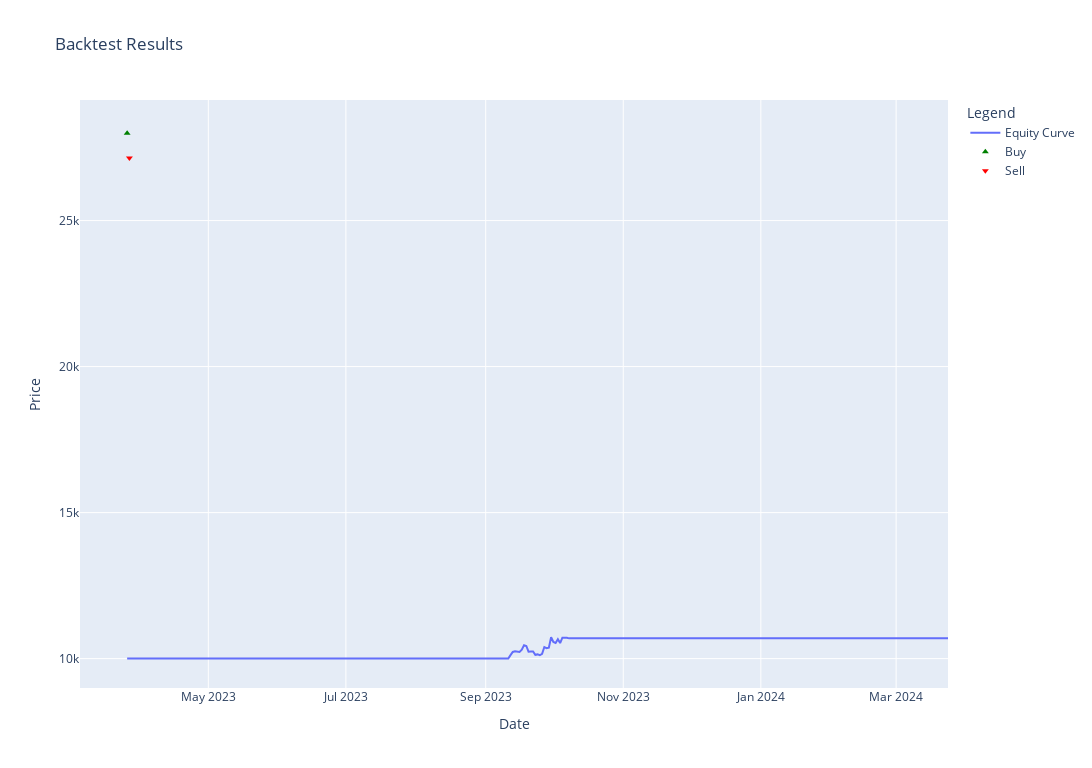

Notebook code cell kept with this figure:
### Code cell
bt = Backtest(data)
bt.run()
print(bt.results())
bt.plot_results()

### Figure 1 — Plotly figure (JSON) as saved in the notebook; plotly's stock layout.template omitted (floating-point values rounded to 4 significant figures; data arrays with more than 128 entries replaced by an {"elided": "..."} marker saying what was removed)
{"data": [{"name": "Equity Curve", "type": "scatter", "x": {"elided": "366 str values"}, "y": {"elided": "365 float values"}}, {"marker": {"color": "green", "symbol": "triangle-up"}, "mode": "markers", "name": "Buy", "type": "scatter", "x": ["2023-03-26T00:00:00"], "y": [27990.0]}, {"marker": {"color": "red", "symbol": "triangle-down"}, "mode": "markers", "name": "Sell", "type": "scatter", "x": ["2023-03-27T00:00:00"], "y": [27140.0]}], "layout": {"height": 768, "legend": {"title": {"text": "Legend"}}, "title": {"text": "Backtest Results"}, "width": 1152, "xaxis": {"title": {"text": "Date"}}, "yaxis": {"title": {"text": "Price"}}}}
